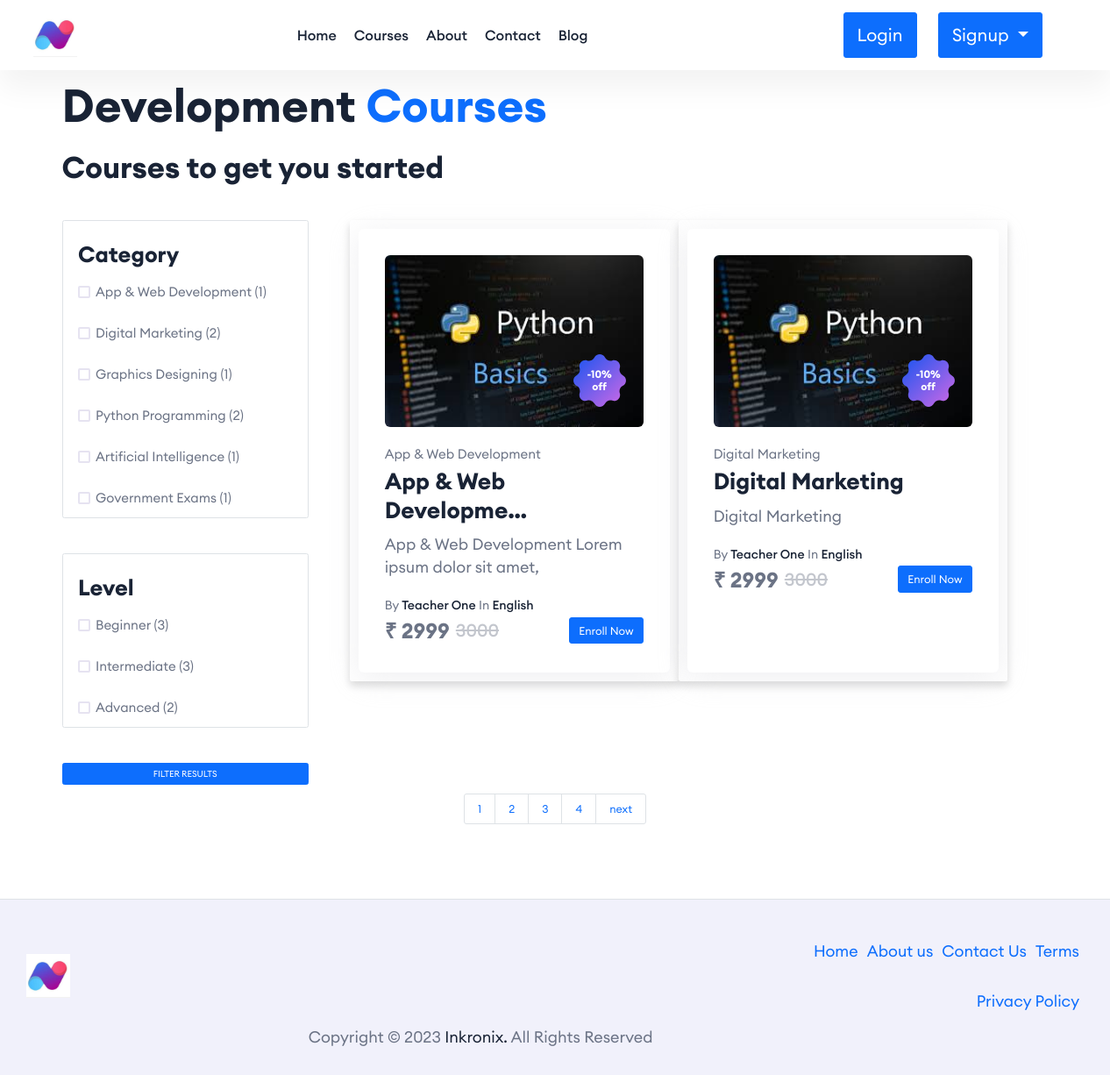
Page /courses/ on the committed database.
### courses/models.py (models this page shows, shortened)
class Catagories(models.Model):
    name = models.CharField(max_length=200)
    def __str__(self):
        return self.name
    def get_all_catagory(self):
        return Catagories.objects.all().order_by('id')

class Level(models.Model):
    name = models.CharField(max_length=100)

class Course(models.Model):
    author          = models.ForeignKey(Instructor, on_delete=models.CASCADE)
    student         = models.ManyToManyField(Student)
    title           = models.CharField(max_length=255)
    image           = models.ImageField(upload_to='images/courses')
    price = models.IntegerField()
    discount = models.IntegerField(default=0)
    off_price = models.IntegerField(default=0)
    language        = models.CharField(max_length=50)
    catagory        = models.ForeignKey(Catagories, on_delete=models.CASCADE, null=True)
    level           = models.ForeignKey(Level, on_delete=models.CASCADE,null=True)
    short_intro     = models.CharField(max_length=50)
    description     = models.TextField()
    slug            = models.SlugField(default='', max_length=500, null =True, blank=True)
    Certificate     = models.CharField(null=True,max_length=100)
    created_on      = models.DateTimeField(auto_now_add=True)
    updated_on      = models.DateTimeField(auto_now=True)
    def get_absolute_url(self):
        from django.urls import reverse
        return reverse("course-details", kwargs={'slug': self.slug})

### accounts/models.py (models this page shows)
class Instructor(models.Model):
    user = models.OneToOneField(User, on_delete = models.CASCADE, primary_key = True)
    phone_number = models.CharField(max_length=20)
    def __str__(self):
        return f'{self.user.first_name} {self.user.last_name}'

class User(AbstractUser):
    is_student = models.BooleanField(default=False)
    is_instructor = models.BooleanField(default=False)
    first_name = models.CharField(max_length=100)
    last_name = models.CharField(max_length=100)

### courses/views.py (the view)
# urls.py: path('', courses, name='courses'),
def courses(request):
    catagory = Catagories.get_all_catagory(Catagories)
    courses = Course.objects.all()
    level  = Level.objects.all()
    pag    = Paginator(Course.objects.all(), 2)
    page = request.GET.get('page')
    courses_all = pag.get_page(page)
    nums = "a" * courses_all.paginator.num_pages
    context = {
        'catagory':catagory,
        'courses': courses,
        'level' : level,
        'courses_all': courses_all,
        'nums':nums,
    }
    return render(request, 'courses/courses.html', context)

### templates/Courses/courses.html (shortened to what this page needs)
{% extends 'base.html' %}
{% load static %}
{% block content %}
<main>
    <div class="container d-grid gap-4 pt-3">
        <div class="row">
            <div class="col-lg-6 mb-2">
                <div class="content text-start">
                    <h1 class="title fw-bold">Development <span class="text-primary fw-bold"> Courses</span></h1>
                    <h3 class="title fw-bold">Courses to get you started</h3>
                </div>
            </div>
        </div>
    </div>
    <div class="container-lg p-2">
        <div class="card-body">
            <div class="row">
                <div class="col-3 mb-5 mb-xl-0">
                    <div class=" vertical-scroll row" id="courseSidebar">
                        <div class="border rounded mb-6 @@widgetBG mb--40 pt--20">
                            <div id="coursefilter1 ">
                                <h4 class="mb-0">
                                    <p class="fs-1 ms-3">Category</p>
                                </h4>
                            </div>
                            <div id="coursefiltercollapse1" class="collapse show mt-n2 px-6 pb-6 ms-3" aria-labelledby="coursefilter1" data-parent="#courseSidebar">
                                <a href="#">
                                    <ul class="list-unstyled list-group list-checkbox">
                                        {% for i in catagory %}
                                        <a href="/courses/?category={{i.id}}">
                                            <li class="custom-control custom-checkbox">
                                                <label class="custom-control-label font-size-base" for="catagory-{{i.id}}">{{i.name}} ({{i.course_set.all.count}})</label>
                                            </li>
                                        </a>
                                        {% endfor %}
                                    </ul>
                                </a>
                            </div>
                        </div>
                        <div class="border rounded mb-6 @@widgetBG mb--40 pt--20">
                            <div id="coursefilter4 ">
                                <h4 class="mb-0 ">
                                    <p class="fs-1 ms-3">Level</p>
                                </h4>
                            </div>
                            <div id="coursefiltercollapse4" class="collapse show mt-n2 px-6 pb-6 ms-3" aria-labelledby="coursefilter4" data-parent="#courseSidebar">
                                <ul class="list-unstyled list-group list-checkbox">
                                    {% for i in level %}
                                    <a href="/level/?category={{i.id}}">
                                        <li class="custom-control custom-checkbox">
                                            <label class="custom-control-label font-size-base" for="level-{{i.id}}">{{i.name}} ({{i.course_set.all.count}})</label>
                                        </li>
                                    </a>
                                    {% endfor %}
                                </ul>
                            </div>
                        </div>
                        <a href="#" class="btn btn-primary btn-block mb-10">FILTER RESULTS</a>
                    </div>
                </div>
                <div class="col-8 mx-auto">
                    <div class="row row-cols-md-2 mb-3" id="filterCourses">
                        {% for i in courses_all %}
                        <div class="bg-body p-3 rounded shadow mb-5 ">
                            <div class="rbt-card variation-01 rbt-hover">
                                <div class="rbt-card-img">
                                    <a href={{i.get_absolute_url}}>
                                        <img src="{{i.image.url}}" alt="Card image">
                                        <div class="rbt-badge-3 bg-white">
                                            <span>-{{i.discount}}%</span>
                                            <span>off</span>
                                        </div>
                                    </a>
                                </div>
                                <div class="rbt-card-body">
                                    <div class="rbt-card-top">
                                        <small>{{i.catagory}}</small>
                                    </div>
                                    <h5 class="rbt-card-title">
                                        {{i.title | truncatechars:20 }}
                                    </h5>
                                    <p class="rbt-card-text">
                                        {{i.short_intro}}
                                    </p>
                                    <div class="rbt-author-meta">
                                        <div class="rbt-author-info">
                                            By <a href="profile.html">{{i.author}}</a> In <a href="#">{{i.language}}</a>
                                        </div>
                                    </div>
                                    <div class="rbt-card-bottom">
                                        <div class="rbt-price">
                                            <span class="current-price">₹ {{i.price}}</span>
                                            <span class="off-price">{{i.off_price}}</span>
                                        </div>
                                        <a class="btn btn-primary btn-lg" href="{{i.get_absolute_url}}" role="button">Enroll Now</a>
                                    </div>
                                </div>
                            </div>
                        </div>
                        {% endfor %}
                    </div>
                </div>
                <nav aria-label="Page navigation example">
                    <ul class="pagination pagination-lg pagination-flush d-flex justify-content-center">
                        {% for i in nums %}
                            <li class="page-item "><a class="page-link" href="?page={{ forloop.counter }}">{{forloop.counter}}</a></li>
                        {% endfor %}
                        {% if courses_all.has_next %}
                        <li class="page-item"><a class="page-link" href="?page={{courses_all.next_page_number}}">next</a></li>
                        {% endif %}
                    </ul>
                </nav>
</main>
{% endblock content %}

### templates/base.html (shortened to what this page needs)
{% load static %}
<!DOCTYPE html>
<html lang="en">
<head>
    <link rel="stylesheet" href="{% static 'assets/css/vendor/bootstrap.min.css' %}" />
    <link rel="stylesheet" href="{% static 'assets/css/vendor/slick.css' %}" />
    <link rel="stylesheet" href="{% static 'assets/css/vendor/slick-theme.css' %}" />
    <link rel="stylesheet" href="{% static 'assets/css/plugins/sal.css' %}" />
    <link rel="stylesheet" href="{% static 'assets/css/plugins/feather.css' %}" />
    <link rel="stylesheet" href="{% static 'assets/css/plugins/fontawesome.min.css' %}" />
    <link rel="stylesheet" href="{% static 'assets/css/plugins/euclid-circulara.css' %}" />
    <link rel="stylesheet" href="{% static 'assets/css/plugins/animation.css' %}" />
    <link rel="stylesheet" href="{% static 'assets/css/plugins/bootstrap-select.min.css' %}" />
    <link rel="stylesheet" href="{% static 'assets/css/plugins/jquery-ui.css' %}" />
    <link rel="stylesheet" href="{% static 'assets/css/plugins/magnigy-popup.min.css' %}" />
    <link rel="stylesheet" href="{% static 'assets/css/style.css' %}" />
</head>
<body class="rbt-header-sticky">
    {% include 'header.html' %}
    {% block content %}{% endblock content %}
    {% include 'footer.html' %}
</body>
</html>

### templates/header.html (shortened to what this page needs)
{% load static %}
<header class="rbt-header rbt-header-10">
    <div class="rbt-header-wrapper header-space-betwween header-sticky">
        <div class="container-fluid">
            <div class="mainbar-row rbt-navigation-center align-items-center">
                <div class="header-left rbt-header-content">
                    <div class="header-info">
                        <div class="logo">
                            <a href="{% url 'index' %}">
                                <img src="{% static 'pagestyle\site-img\img\Inkronix_Logo.jpeg' %}" alt="Logoipsum" />
                            </a>
                        </div>
                    </div>
                </div>
                <div class="rbt-main-navigation d-none d-xl-block">
                    <nav class="mainmenu-nav">
                        <ul class="mainmenu">
                            <li class="with-megamenu has-menu-child-item position-static">
                                <a href="{% url 'index' %}">Home </a>
                            </li>
                            <li class="with-megamenu has-menu-child-item">
                                <a href="{% url 'courses' %}">Courses</i></a>
                            </li>
                            <li class="with-megamenu has-menu-child-item position-static">
                                <a href="{% url 'about' %}">About</a>
                            </li>
                            <li class="with-megamenu has-menu-child-item position-static">
                                <a href="{% url 'contact' %}">Contact</a>
                            </li>
                            <li class="with-megamenu has-menu-child-item position-static">
                                <a href="{% url 'blog' %}">Blog</a>
                            </li>
                        </ul>
                    </nav>
                </div>
                <div class="header-right">
                    <div class="rbt-btn-wrapper d-none d-xl-block col-mb-2">
                        <div class="text-end mx-5">
                            {% if user.is_authenticated %}
                            <a href="{% url 'logout' %}">
                                <button type="button" class="btn btn-primary btn-lg fs-2 mx-3 px-4 py-3">
                                    Logout
                                </button>
                            </a>
                                {% if user.is_superuser %}
                                    <a href="admin/">
                                        <button type="button" class="btn btn-danger btn-lg fs-2 mx-3 px-4 py-3">
                                            Admin
                                        </button>
                                    </a>
                                {% endif %}
                            {% else %}
                            <div class="dropdown">
                                <a href="{% url 'login' %}">
                                    <button type="button" class="btn btn-primary btn-lg fs-2 mx-3 px-4 py-3">
                                        Login
                                    </button>
                                </a>
                                <button class="btn btn-primary btn-lg fs-2 mx-3 px-4 py-3 dropdown-toggle" type="button"
                                    data-bs-toggle="dropdown" aria-expanded="false">
                                    Signup
                                </button>
                            </div>
                            {% endif %}
                        </div>
                    </div>
                </div>
            </div>
        </div>
    </div>
</header>

### templates/footer.html (shortened to what this page needs)
{% load static %}
<footer class="d-flex flex-wrap justify-content-center align-items-center p-5 mt-5 border-top" style="background-color: #F1F1FB;">
    <div class="logo">
        <a href="{% url 'index' %}">
            <img src="{% static 'pagestyle\site-img\img\Inkronix_Logo.jpeg' %}" alt="Logoipsum" />
        </a>
    </div>
    <ul class="nav col-md-4 justify-content-end">
        <li class="nav-item"><a href="#" class="nav-link px-2 text-body-secondary">Home</a></li>
        <li class="nav-item"><a href="About.html" class="nav-link px-2 text-body-secondary">About us </a></li>
        <li class="nav-item"><a href="contact.html" class="nav-link px-2 text-body-secondary">Contact Us</a></li>
        <li class="nav-item"><a href="#" class="nav-link px-2 text-body-secondary">Terms</a></li>
        <li class="nav-item"><a href="#" class="nav-link px-2 text-body-secondary">Privacy Policy</a></li>
    </ul>
    <div class="container  d-flex align-items-center justify-content-center ">
        <div class="col-xxl-6 col-xl-6 col-lg-6 col-md-12 col-12 justify-content-center">
            <p class="rbt-link-hover  text-lg-start ">Copyright © 2023 <a href="{% url 'index' %}">Inkronix.</a> All Rights Reserved</p>
        </div>
    </div>
</footer>

### rows in the picture
Catagories: name "App & Web Development", course_set.all.count "1"
Catagories: name "Digital Marketing", course_set.all.count "2"
Catagories: name "Graphics Designing", course_set.all.count "1"
Catagories: name "Python Programming", course_set.all.count "2"
Catagories: name "Artificial Intelligence", course_set.all.count "1"
Catagories: name "Government Exams", course_set.all.count "1"
Level: name "Beginner", course_set.all.count "3"
Level: name "Intermediate", course_set.all.count "3"
Level: name "Advanced", course_set.all.count "2"
Course: image (picture), discount "10", catagory "App & Web Development", title "App & Web Developme…", short_intro "App & Web Development Lorem ipsum dolor sit amet,", author "Teacher One", language "English", price "2999", off_price "3000"
Course: image (picture), discount "10", catagory "Digital Marketing", title "Digital Marketing", short_intro "Digital Marketing", author "Teacher One", language "English", price "2999", off_price "3000"
